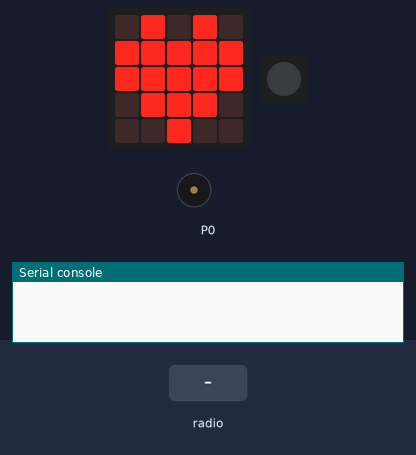
Simulated run of this program. Board: BBC micro:bit (MakeCode). On the bench: the board's 5×5 LED display, 1 RGB LEDs in strip order, left to right, buzzer (waves = sounding), the last lines printed to the serial console. The test bench sets the inputs (shaded band). Dim RGB values are drawn brighter than linear; no radio messages arrive unless stated (any console line starting 'radio sent:' is added by the test bench).

Above: at 0.1 s.
At 3.2 s:
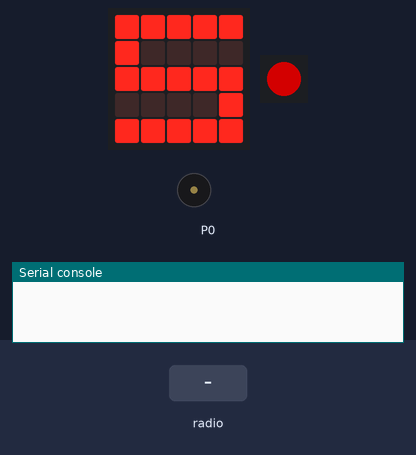
3.3 s: radio message "1" arrives
At 4.4 s:
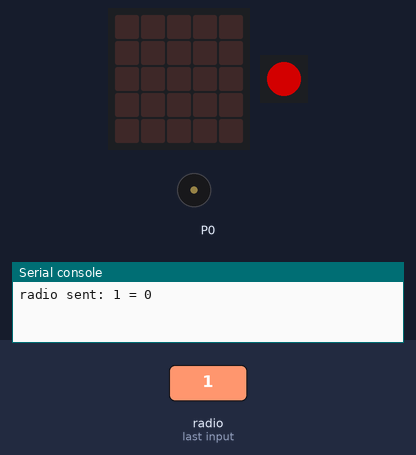
Timing chart, 0 to 27.6 s (numbered marks = the images above; inputs shaded):
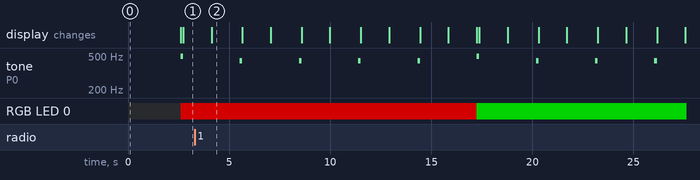

Measured:
- by itself, tone on P0: plays 440 Hz for 0.13 s, 440 Hz for 0.13 s, 440 Hz for 0.13 s, 440 Hz for 0.13 s, 494 Hz for 0.13 s, 440 Hz for 0.13 s … (8 notes in this stretch)
- what the display in image 2 shows lasts 1.6 s, from 4.1 s to 5.7 s

The program:

main.ts
```typescript
radio.onReceivedString(function (receivedString) {
    radio.sendValue(receivedString, radio.receivedPacket(RadioPacketProperty.SerialNumber))
})
let 已用时间 = 0
radio.setGroup(220)
let strip = neopixel.create(DigitalPin.P2, 1, NeoPixelMode.RGB)
basic.forever(function () {
    strip.clear()
    basic.showIcon(IconNames.Heart)
    basic.pause(2000)
    strip.showColor(neopixel.colors(NeoPixelColors.Red))
    music.playTone(494, music.beat(BeatFraction.Quarter))
    basic.showLeds(`
        # # # # #
        # . . . .
        # # # # #
        . . . . #
        # # # # #
        `)
    basic.pause(1000)
    basic.showLeds(`
        . . . . .
        . . . . .
        . . . . .
        . . . . .
        . . . . .
        `)
    basic.pause(1000)
    music.playTone(440, music.beat(BeatFraction.Quarter))
    basic.showLeds(`
        . . . # .
        . . # # .
        . # . # .
        # # # # #
        . . . # .
        `)
    basic.pause(1000)
    basic.showLeds(`
        . . . . .
        . . . . .
        . . . . .
        . . . . .
        . . . . .
        `)
    basic.pause(1000)
    music.playTone(440, music.beat(BeatFraction.Quarter))
    basic.showLeds(`
        # # # # #
        . . . . #
        # # # # #
        . . . . #
        # # # # #
        `)
    basic.pause(1000)
    basic.showLeds(`
        . . . . .
        . . . . .
        . . . . .
        . . . . .
        . . . . .
        `)
    basic.pause(1000)
    music.playTone(440, music.beat(BeatFraction.Quarter))
    basic.showLeds(`
        # # # # #
        . . . . #
        # # # # #
        # . . . .
        # # # # #
        `)
    basic.pause(1000)
    basic.showLeds(`
        . . . . .
        . . . . .
        . . . . .
        . . . . .
        . . . . .
        `)
    basic.pause(1000)
    music.playTone(440, music.beat(BeatFraction.Quarter))
    basic.showLeds(`
        . . # . .
        . # # . .
        # . # . .
        . . # . .
        # # # # #
        `)
    basic.pause(1000)
    basic.showLeds(`
        . . . . .
        . . . . .
        . . . . .
        . . . . .
        . . . . .
        `)
    basic.pause(1000)
    strip.showColor(neopixel.colors(NeoPixelColors.Green))
    music.playTone(494, music.beat(BeatFraction.Quarter))
    basic.showLeds(`
        # # # # #
        # . . . .
        # # # # #
        . . . . #
        # # # # #
        `)
    basic.pause(1000)
    basic.showLeds(`
        . . . . .
        . . . . .
        . . . . .
        . . . . .
        . . . . .
        `)
    basic.pause(1000)
    music.playTone(440, music.beat(BeatFraction.Quarter))
    basic.showLeds(`
        . . . # .
        . . # # .
        . # . # .
        # # # # #
        . . . # .
        `)
    basic.pause(1000)
    basic.showLeds(`
        . . . . .
        . . . . .
        . . . . .
        . . . . .
        . . . . .
        `)
    basic.pause(1000)
    music.playTone(440, music.beat(BeatFraction.Quarter))
    basic.showLeds(`
        # # # # #
        . . . . #
        # # # # #
        . . . . #
        # # # # #
        `)
    basic.pause(1000)
    basic.showLeds(`
        . . . . .
        . . . . .
        . . . . .
        . . . . .
        . . . . .
        `)
    basic.pause(1000)
    music.playTone(440, music.beat(BeatFraction.Quarter))
    basic.showLeds(`
        # # # # #
        . . . . #
        # # # # #
        # . . . .
        # # # # #
        `)
    basic.pause(1000)
    basic.showLeds(`
        . . . . .
        . . . . .
        . . . . .
        . . . . .
        . . . . .
        `)
    basic.pause(1000)
    music.playTone(440, music.beat(BeatFraction.Quarter))
    basic.showLeds(`
        . . # . .
        . # # . .
        # . # . .
        . . # . .
        # # # # #
        `)
    basic.pause(1000)
    basic.showLeds(`
        . . . . .
        . . . . .
        . . . . .
        . . . . .
        . . . . .
        `)
    basic.pause(1000)
    if (radio.receivedPacket(RadioPacketProperty.SerialNumber) == 2) {
        for (let index = 0; index < 20; index++) {
            basic.pause(1000)
            已用时间 += 1
        }
    } else if (radio.receivedPacket(RadioPacketProperty.SerialNumber) == 1) {
        if (45 / 5 <= 20 - 已用时间) {
            radio.sendNumber(3)
        } else if (20 - 已用时间 >= 45 / 15) {
            radio.sendNumber(4)
        } else {
            radio.sendNumber(5)
        }
    }
})
```

test.ts
```typescript
// 在此处测试；当此软件包作为插件使用时，将不会编译此软件包。
```
